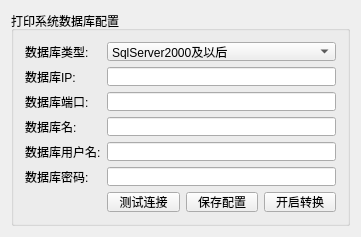
<?xml version="1.0" encoding="UTF-8"?>
<ui version="4.0">
 <class>iSecCloudDocHelperClass</class>
 <widget class="QWidget" name="iSecCloudDocHelperClass">
  <property name="geometry">
   <rect>
    <x>0</x>
    <y>0</y>
    <width>361</width>
    <height>237</height>
   </rect>
  </property>
  <property name="minimumSize">
   <size>
    <width>361</width>
    <height>237</height>
   </size>
  </property>
  <property name="maximumSize">
   <size>
    <width>361</width>
    <height>237</height>
   </size>
  </property>
  <property name="windowTitle">
   <string>云打印文档转换工具</string>
  </property>
  <layout class="QVBoxLayout" name="verticalLayout">
   <item>
    <widget class="QGroupBox" name="groupBox">
     <property name="title">
      <string>打印系统数据库配置</string>
     </property>
     <layout class="QFormLayout" name="formLayout">
      <property name="fieldGrowthPolicy">
       <enum>QFormLayout::AllNonFixedFieldsGrow</enum>
      </property>
      <item row="0" column="0">
       <widget class="QLabel" name="label_14">
        <property name="maximumSize">
         <size>
          <width>100</width>
          <height>16777215</height>
         </size>
        </property>
        <property name="text">
         <string>数据库类型:</string>
        </property>
       </widget>
      </item>
      <item row="0" column="1">
       <widget class="QComboBox" name="comboBox_dbtype">
        <item>
         <property name="text">
          <string>SqlServer2000及以后</string>
         </property>
        </item>
        <item>
         <property name="text">
          <string>Oracle</string>
         </property>
        </item>
        <item>
         <property name="text">
          <string>MySql</string>
         </property>
        </item>
       </widget>
      </item>
      <item row="1" column="0">
       <widget class="QLabel" name="label">
        <property name="maximumSize">
         <size>
          <width>100</width>
          <height>16777215</height>
         </size>
        </property>
        <property name="text">
         <string>数据库IP:</string>
        </property>
       </widget>
      </item>
      <item row="1" column="1">
       <widget class="QLineEdit" name="lineEdit_ip"/>
      </item>
      <item row="2" column="0">
       <widget class="QLabel" name="label_2">
        <property name="maximumSize">
         <size>
          <width>100</width>
          <height>16777215</height>
         </size>
        </property>
        <property name="text">
         <string>数据库端口:</string>
        </property>
       </widget>
      </item>
      <item row="2" column="1">
       <widget class="QLineEdit" name="lineEdit_port"/>
      </item>
      <item row="3" column="0">
       <widget class="QLabel" name="label_3">
        <property name="maximumSize">
         <size>
          <width>100</width>
          <height>16777215</height>
         </size>
        </property>
        <property name="text">
         <string>数据库名:</string>
        </property>
       </widget>
      </item>
      <item row="3" column="1">
       <widget class="QLineEdit" name="lineEdit_dbname"/>
      </item>
      <item row="4" column="0">
       <widget class="QLabel" name="label_4">
        <property name="maximumSize">
         <size>
          <width>100</width>
          <height>16777215</height>
         </size>
        </property>
        <property name="text">
         <string>数据库用户名:</string>
        </property>
       </widget>
      </item>
      <item row="4" column="1">
       <widget class="QLineEdit" name="lineEdit_dbuser"/>
      </item>
      <item row="5" column="0">
       <widget class="QLabel" name="label_5">
        <property name="maximumSize">
         <size>
          <width>100</width>
          <height>16777215</height>
         </size>
        </property>
        <property name="text">
         <string>数据库密码:</string>
        </property>
       </widget>
      </item>
      <item row="5" column="1">
       <widget class="QLineEdit" name="lineEdit_dbpwd">
        <property name="echoMode">
         <enum>QLineEdit::Password</enum>
        </property>
       </widget>
      </item>
      <item row="6" column="0">
       <spacer name="horizontalSpacer_4">
        <property name="orientation">
         <enum>Qt::Horizontal</enum>
        </property>
        <property name="sizeHint" stdset="0">
         <size>
          <width>139</width>
          <height>22</height>
         </size>
        </property>
       </spacer>
      </item>
      <item row="6" column="1">
       <layout class="QHBoxLayout" name="horizontalLayout">
        <item>
         <widget class="QPushButton" name="pushButton_test">
          <property name="text">
           <string>测试连接</string>
          </property>
         </widget>
        </item>
        <item>
         <widget class="QPushButton" name="pushButton_save">
          <property name="text">
           <string>保存配置</string>
          </property>
         </widget>
        </item>
        <item>
         <widget class="QPushButton" name="pushButton_start">
          <property name="text">
           <string>开启转换</string>
          </property>
         </widget>
        </item>
       </layout>
      </item>
     </layout>
    </widget>
   </item>
   <item>
    <spacer name="verticalSpacer">
     <property name="orientation">
      <enum>Qt::Vertical</enum>
     </property>
     <property name="sizeHint" stdset="0">
      <size>
       <width>20</width>
       <height>0</height>
      </size>
     </property>
    </spacer>
   </item>
  </layout>
 </widget>
 <layoutdefault spacing="6" margin="11"/>
 <resources>
  <include location="iSecCloudDocHelper.qrc"/>
 </resources>
 <connections/>
</ui>
